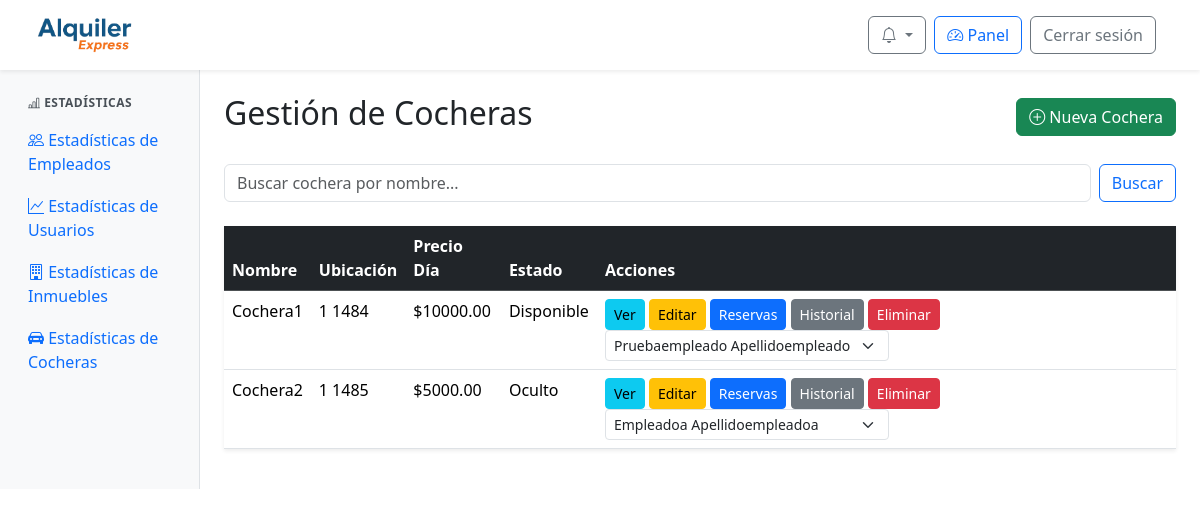
The page /panel/cocheras/ (signed in) on the database its author committed.
### web/models.py (models this page shows, shortened)
class Cochera(models.Model):
    id_cochera = models.AutoField(primary_key=True)
    nombre = models.CharField(max_length=100)
    alto = models.FloatField()
    ancho = models.FloatField()
    largo = models.FloatField()
    cantidad_vehiculos = models.IntegerField()
    con_techo = models.BooleanField()
    descripcion = models.TextField()
    ubicacion = models.TextField()
    provincia = models.ForeignKey(Provincia, on_delete=models.SET_NULL, null=True)
    ciudad = models.ForeignKey(Ciudad, on_delete=models.SET_NULL, null=True)
    precio_por_dia = models.DecimalField(max_digits=10, decimal_places=2)
    politica_cancelacion = models.TextField()
    fecha_publicacion = models.DateField()
    estado = models.ForeignKey(Estado, on_delete=models.SET_NULL, null=True)
    empleado = models.ForeignKey(Perfil, null=True, blank=True, on_delete=models.SET_NULL)

class Estado(models.Model):
    id_estado = models.AutoField(primary_key=True)
    nombre = models.CharField(max_length=100)

class Perfil(models.Model):
    id_perfil = models.AutoField(primary_key=True)
    usuario = models.OneToOneField(User, on_delete=models.CASCADE)
    dni = models.CharField(max_length=20)

### web/views.py (the view)
# urls.py: path('panel/cocheras/', views.admin_cocheras, name='admin_cocheras'),
@login_required
@user_passes_test(is_admin_or_empleado)
def admin_cocheras(request):
    query = request.GET.get('q', '').strip()
    cocheras = Cochera.objects.exclude(estado__nombre='Eliminado').order_by('nombre')
    if query:
        cocheras = cocheras.filter(
            Q(nombre__icontains=query) | Q(descripcion__icontains=query))
    empleados = Perfil.objects.filter(usuario__groups__name="empleado")
    return render(request, 'admin/admin_cocheras.html', {
        'cocheras': cocheras,
        'query': query,
        'empleados': empleados,
    })

### web/context_processors.py (called while the page is built)
def notifications(request):
    if request.user.is_authenticated:
        try:
            return {
                'notificaciones': request.user.perfil.notificacion_set.order_by('-fecha_creacion')[:10],
                'notificaciones_no_leidas': request.user.perfil.notificacion_set.filter(leido=False).count()
            }
        except Exception:
            return {}
    return {}

### web/templatetags/user_groups.py (called while the page is built)
@register.filter(name='has_group')
def has_group(user, group_name):
    if not user.is_authenticated:
        return False
    return user.groups.filter(name=group_name).exists()

### web/views.py (called while the page is built)
def is_admin_or_empleado(user):
    return user.is_authenticated and (user.is_staff or user.groups.filter(name="empleado").exists())

### web/templates/admin/admin_cocheras.html (shortened to what this page needs)
{% extends 'admin/admin_base.html' %}
{% block admin_content %}
<div class="d-flex justify-content-between align-items-center mb-4">
    <h2>Gestión de Cocheras</h2>
    <a href="{% url 'admin_cocheras_alta' %}" class="btn btn-success">
        <i class="bi bi-plus-circle"></i> Nueva Cochera
    </a>
</div>
<form class="d-flex mb-4" role="search" method="GET" action="{% url 'admin_cocheras' %}">
    <input class="form-control me-2" type="search" placeholder="Buscar cochera por nombre..." aria-label="Search" name="q" value="{{ query }}">
    <button class="btn btn-outline-primary" type="submit">Buscar</button>
</form>
<div class="shadow-sm">
  <div class="card-body">
    <table class="table table-hover">
      <thead class="table-dark">
        <tr>
          <th scope="col">Nombre</th>
          <th scope="col">Ubicación</th>
          <th scope="col">Precio Día</th>
          <th scope="col">Estado</th>
          <th scope="col">Acciones</th>
        </tr>
      </thead>
      <tbody>
        {% for cochera in cocheras %}
        <tr>
          <td>{{ cochera.nombre }}</td>
          <td>{{ cochera.ubicacion }}</td>
          <td>${{ cochera.precio_por_dia|floatformat:2 }}</td>
          <td>{{ cochera.estado.nombre }}</td>
          <td>
            <a href="{% url 'detalle_cochera' cochera.id_cochera %}" class="btn btn-sm btn-info" title="Ver Detalles">Ver</a>
            <a href="{% url 'admin_cocheras_editar' cochera.id_cochera %}" class="btn btn-sm btn-warning" title="Editar">Editar</a>
            <a href="{% url 'admin_cocheras_reservas' cochera.id_cochera %}" class="btn btn-sm btn-primary" title="Ver Estado/Reservas">Reservas</a>
            <a href="{% url 'admin_cocheras_historial' cochera.id_cochera %}" class="btn btn-sm btn-secondary" title="Ver Historial">Historial</a>
            <a href="#" class="btn btn-sm btn-danger eliminar-cochera" data-id="{{ cochera.id_cochera }}" title="Eliminar">Eliminar</a>
            <form method="post" action="{% url 'cambiar_empleado_cochera' cochera.id_cochera %}" style="display:inline;">
              <select name="empleado" class="form-select form-select-sm d-inline w-auto align-middle" onchange="this.form.submit()">
                {% for empleado in empleados %}
                  <option value="{{ empleado.id_perfil }}" {% if cochera.empleado and cochera.empleado.id_perfil == empleado.id_perfil %}selected{% endif %}>
                    {{ empleado.usuario.get_full_name|default:empleado.usuario.username }}
                  </option>
                {% endfor %}
              </select>
            </form>
          </td>
        </tr>
        {% empty %}
        <tr>
          <td colspan="6">No se encontraron cocheras.</td>
        </tr>
        {% endfor %}
      </tbody>
    </table>
  </div>
</div>
{% endblock %}

### web/static/css/global.css (style rules this page uses)
:root { --color-azul-alquiler: #005A87; --color-naranja-alquiler: #F26A1B; --color-azul-hover: #004466; --color-naranja-hover: #d85b17; }

### web/static/css/admin.css (style rules this page uses)
:root { --color-azul-alquiler: #005A87; --color-naranja-alquiler: #F26A1B; --color-azul-hover: #004466; --color-naranja-hover: #d85b17; }

### rows shown on the page
Cochera: nombre "Cochera1", ubicacion "1 1484", precio_por_dia "10000.00", estado.nombre "Disponible", empleado "Pruebaempleado Apellidoempleado"
Cochera: nombre "Cochera2", ubicacion "1 1485", precio_por_dia "5000.00", estado.nombre "Oculto", empleado "Empleadoa Apellidoempleadoa"
